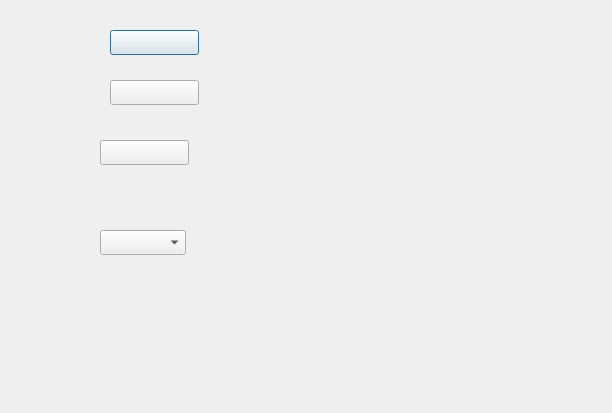
<?xml version="1.0" encoding="UTF-8"?>
<ui version="4.0">
 <class>HomeReady</class>
 <widget class="QDialog" name="HomeReady">
  <property name="geometry">
   <rect>
    <x>0</x>
    <y>0</y>
    <width>612</width>
    <height>413</height>
   </rect>
  </property>
  <property name="windowTitle">
   <string>Dialog</string>
  </property>
  <widget class="QPushButton" name="Home_HomeReady_btCancelTest">
   <property name="geometry">
    <rect>
     <x>110</x>
     <y>30</y>
     <width>89</width>
     <height>25</height>
    </rect>
   </property>
   <property name="text">
    <string/>
   </property>
  </widget>
  <widget class="QPushButton" name="Home_HomeReady_btPen">
   <property name="geometry">
    <rect>
     <x>110</x>
     <y>80</y>
     <width>89</width>
     <height>25</height>
    </rect>
   </property>
   <property name="text">
    <string/>
   </property>
  </widget>
  <widget class="QPushButton" name="Home_HomeReady_btStart">
   <property name="geometry">
    <rect>
     <x>100</x>
     <y>140</y>
     <width>89</width>
     <height>25</height>
    </rect>
   </property>
   <property name="text">
    <string/>
   </property>
  </widget>
  <widget class="QLabel" name="Home_HomeReady_lbBK1">
   <property name="geometry">
    <rect>
     <x>400</x>
     <y>30</y>
     <width>67</width>
     <height>17</height>
    </rect>
   </property>
   <property name="text">
    <string/>
   </property>
  </widget>
  <widget class="QLabel" name="Home_HomeReady_lbBK2">
   <property name="geometry">
    <rect>
     <x>400</x>
     <y>70</y>
     <width>67</width>
     <height>17</height>
    </rect>
   </property>
   <property name="text">
    <string/>
   </property>
  </widget>
  <widget class="QLabel" name="Home_HomeReady_lbSampleCode">
   <property name="geometry">
    <rect>
     <x>400</x>
     <y>120</y>
     <width>67</width>
     <height>17</height>
    </rect>
   </property>
   <property name="text">
    <string/>
   </property>
  </widget>
  <widget class="QLabel" name="Home_HomeReady_lbSampleInfo">
   <property name="geometry">
    <rect>
     <x>400</x>
     <y>170</y>
     <width>67</width>
     <height>17</height>
    </rect>
   </property>
   <property name="text">
    <string/>
   </property>
  </widget>
  <widget class="QLabel" name="Home_HomeReady_lbSampleRemark">
   <property name="geometry">
    <rect>
     <x>400</x>
     <y>220</y>
     <width>67</width>
     <height>17</height>
    </rect>
   </property>
   <property name="text">
    <string/>
   </property>
  </widget>
  <widget class="QLabel" name="Home_HomeReady_lbTestName">
   <property name="geometry">
    <rect>
     <x>350</x>
     <y>270</y>
     <width>67</width>
     <height>17</height>
    </rect>
   </property>
   <property name="text">
    <string/>
   </property>
  </widget>
  <widget class="QLabel" name="Home_HomeReady_lbTestSerial">
   <property name="geometry">
    <rect>
     <x>350</x>
     <y>310</y>
     <width>67</width>
     <height>17</height>
    </rect>
   </property>
   <property name="text">
    <string/>
   </property>
  </widget>
  <widget class="QLabel" name="Home_HomeReady_lbTips">
   <property name="geometry">
    <rect>
     <x>350</x>
     <y>340</y>
     <width>67</width>
     <height>17</height>
    </rect>
   </property>
   <property name="text">
    <string/>
   </property>
  </widget>
  <widget class="QComboBox" name="Home_HomeReady_cbTestType">
   <property name="geometry">
    <rect>
     <x>100</x>
     <y>230</y>
     <width>86</width>
     <height>25</height>
    </rect>
   </property>
  </widget>
 </widget>
 <resources/>
 <connections/>
</ui>
